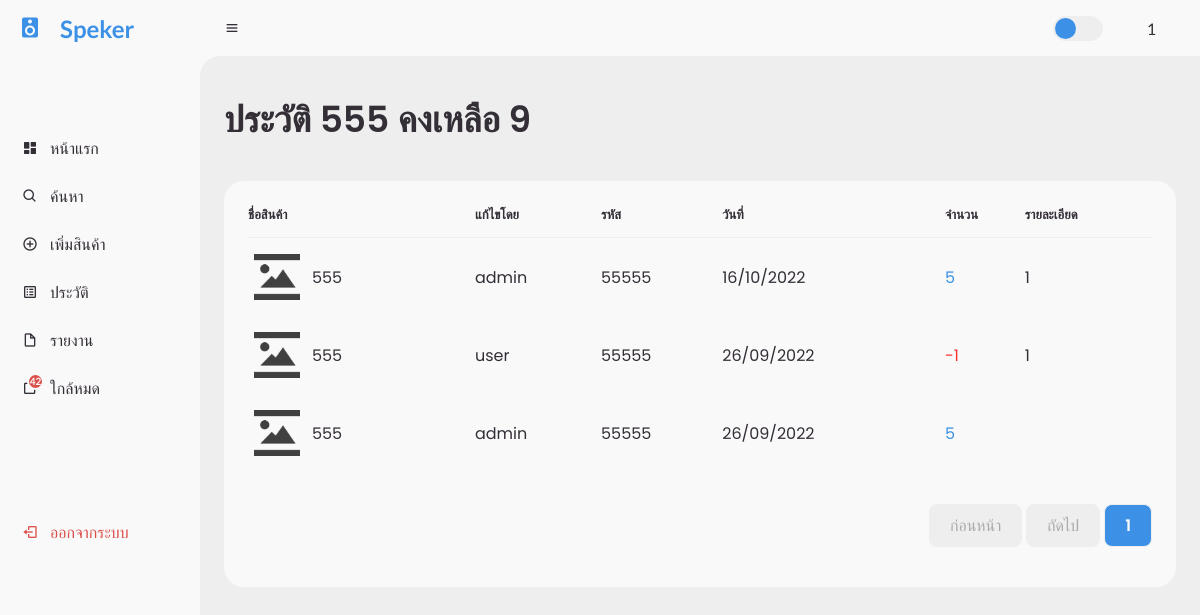
Page /log_product.php?id=97 (signed in) on the committed database.
### tables this page shows
CREATE TABLE `product` (
  `id` int(11) NOT NULL,
  `code` varchar(5) NOT NULL,
  `name` varchar(255) NOT NULL,
  `stock` int(11) NOT NULL,
  `price` decimal(10,0) NOT NULL,
  `detail` varchar(1000) NOT NULL,
  `image_path` varchar(255) NOT NULL,
  `create_date` datetime NOT NULL DEFAULT current_timestamp()
);

CREATE TABLE `log` (
  `id` int(11) NOT NULL,
  `id_product` int(11) NOT NULL,
  `id_account` varchar(10000) NOT NULL,
  `amount` int(11) NOT NULL,
  `specs` varchar(1000) NOT NULL,
  `datetime` datetime NOT NULL DEFAULT current_timestamp(),
  `status` int(11) NOT NULL,
  `read` int(1) NOT NULL DEFAULT 0
);

### function/notify.php (called while the page is built)
<?php
  include('./config/connect.php');
  $sql11 = "SELECT * FROM setting";
  $query11 = mysqli_query($connect, $sql11);
  $rows11 = mysqli_num_rows($query11);
  $notify11 = 10;
  if ($rows11 < 1){
    $sql11 = "INSERT INTO setting (notify) VALUES ($notify11)";
    $query11 = mysqli_query($connect, $sql11);
  } else {
    $data11 = mysqli_fetch_assoc($query11);
    $notify11 = $data11['notify'];
  }
  $sql11 = "SELECT COUNT(*) as total FROM product WHERE product.stock <= $notify11";
  $query11 = mysqli_query($connect, $sql11);
  $data11 = mysqli_fetch_assoc($query11);
  $stock11 = $data11['total'];
?>

### log_product.php (the view, shortened to what this page needs)
<?php
  include('./config/connect.php');
  include('./function/notify.php');
  $id_account = $_SESSION['id'];
  if (!$id_account) {
    header( "location: login.php" );
    exit(0);
  } else {
    $username = $_SESSION['username'];
  }
  $id = $_GET['id'];
  $perpage = 5;
  $page = 1;
  if (isset($_GET['page'])) {
    $page = $_GET['page'];
  } else {
    $page = 1;
  }
  $start = ($page - 1) * $perpage;
  $sql = "SELECT * FROM log INNER JOIN product ON log.id_product = product.id WHERE log.id_product = $id ORDER BY log.datetime DESC limit $start,$perpage";
  $query = mysqli_query($connect, $sql);
  $data_product = mysqli_fetch_array($query);
  $name = $data_product['name'];
  $stock = $data_product['stock'];
  $sql2 = "SELECT COUNT(*) as total FROM log Where log.id_product = $id";
  $query2 = mysqli_query($connect, $sql2);
  $data2 = mysqli_fetch_assoc($query2);
  $total_page = ceil($data2['total'] / $perpage);
?>
<!DOCTYPE html>
<html lang="en">
<head>
  <link href="https://unpkg.com/boxicons@2.0.9/css/boxicons.min.css" rel="stylesheet" />
  <link rel="stylesheet" href="./css/style.css" />
</head>
<body>
  <section id="sidebar">
    <a href="index.php" class="brand">
      <i class="bx bxs-speaker"></i>
      <span class="text">Speker</span>
    </a>
    <ul class="side-menu top">
      <li>
        <a href="index.php">
          <i class="bx bxs-dashboard"></i>
          <span class="text">หน้าแรก</span>
        </a>
      </li>
      <li>
        <a href="search.php">
          <i class="bx bx-search"></i>
          <span class="text">ค้นหา</span>
        </a>
      </li>
      <li>
        <a href="add.php">
          <i class="bx bx-plus-circle"></i>
          <span class="text">เพิ่มสินค้า</span>
        </a>
      </li>
      <li>
        <a href="log.php">
          <i class='bx bx-spreadsheet'></i>
          <span class="text">ประวัติ</span>
        </a>
      </li>
      <li>
        <a href="report.php">
          <i class='bx bx-file-blank'></i>
          <span class="text">รายงาน</span>
        </a>
      </li>
      <li>
        <a href="stock.php" style="position: relative;">
          <span class="text">ใกล้หมด</span>
          <?php
            if ($stock11 > 0) {
              echo "<span class='notify'>$stock11</span>";
            }
          ?>
        </a>
      </li>
    </ul>
    <ul class="side-menu">
      <li>
      </li>
      <li>
        <a href="logout.php" class="logout">
          <i class="bx bx-log-out"></i>
          <span class="text">ออกจากระบบ</span>
        </a>
      </li>
    </ul>
  </section>
  <section id="content">
    <nav>
      <div class="menu">
        <i class="bx bx-menu"></i>
      </div>
      <label for="switch-mode" class="switch-mode"></label>
      <a href="profile.php" class="profile">
        <?php echo $username; ?>
      </a>
    </nav>
    <main>
      <div class="head-title">
        <div class="left">
          <h1>ประวัติ <?php echo $name; ?> คงเหลือ <?php echo $stock ;?></h1>
        </div>
      </div>
      <div class="table-data">
        <div class="order">
          <table>
            <thead>
              <tr>
                <th>ชื่อสินค้า</th>
                <th>แก้ไขโดย</th>
                <th>รหัส</th>
                <th>วันที่</th>
                <th>จำนวน</th>
                <th>รายละเอียด</th>
              </tr>
            </thead>
            <tbody>
              <?php
                $query = mysqli_query($connect, $sql);
                while ($data = mysqli_fetch_array($query)) {
              ?>
              <tr>
                <td>
                  <?php if ($data['image_path']) {
                      echo "<img src ='$data[image_path]'/>";
                    } else {
                      echo "<img src ='./img/default/default.png' />";
                    }
                  ?>
                  <p><?php echo "$data[name]"; ?></p>
                </td>
                <td><?php echo "$data[id_account]"; ?></td>
                <td><?php echo "$data[code]"; ?></td>
                <td>
                  <?php
                    $date = date('d/m/Y', strtotime($data["datetime"]));
                    echo "$date";
                  ?>
                </td>
                <td>
                  <?php
                    if ($data['status'] == 0) {
                      echo "<span class='text-blue'>$data[amount]</span>";
                    } else if ($data['status'] == 1) {
                      echo "<span class='text-red'>-$data[amount]</span>";
                    }
                  ?>
                </td>
                <td><?php echo "$data[specs]"; ?></td>
              </tr>
              <?php } ?>
            </tbody>
          </table>
          <div>
            <ul class="page">
              <?php
                if ($page == 1 ) {
                  echo "<a href='#' class='disabled'><li>ก่อนหน้า</li></a>";
                } else {
                  $pervious = $page - 1;
                  echo "<a href='log_product.php?page=$pervious&id=$id'><li>ก่อนหน้า</li></a>";
                }
                if ($page == $total_page ) {
                  echo "<a href='#' class='disabled'><li>ถัดไป</li></a>";
                } else {
                  $next = $page + 1;
                  echo "<a href='log_product.php?page=$next&id=$id'><li>ถัดไป</li></a>";
                }
                if ($total_page < 7) {
                  for ($i = 1 ; $i <= $total_page; $i++) {
                    if ($i == $page) {
                      echo "<a href='log_product.php?page=$i&id=$id' class='active'><li>$i</li></a>";
                    } else {
                      echo "<a href='log_product.php?page=$i&id=$id'><li>$i</li></a>";
                    }
                  }
                }
              ?>
            </ul>
          </div>
        </div>
      </div>
    </main>
  </section>
</body>
</html>

### rows in the picture
product: name "555", stock "9"
log: id_product.name "555", id_account "admin", id_product.code "55555", datetime "16/10/2022", amount "5", specs "1"
log: id_product.name "555", id_account "user", id_product.code "55555", datetime "26/09/2022", amount "1", specs "1"
log: id_product.name "555", id_account "admin", id_product.code "55555", datetime "26/09/2022", amount "5"

### other values in the picture
$stock11 "42"
$username "1"
